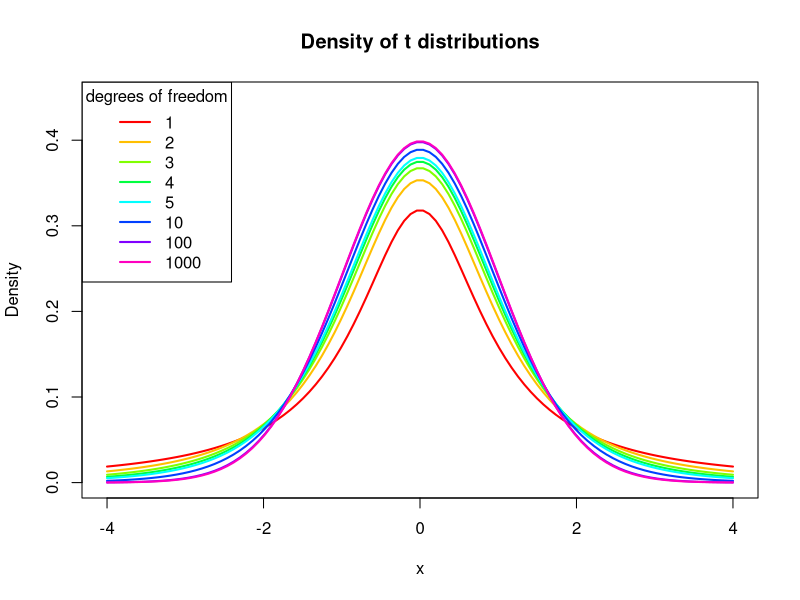
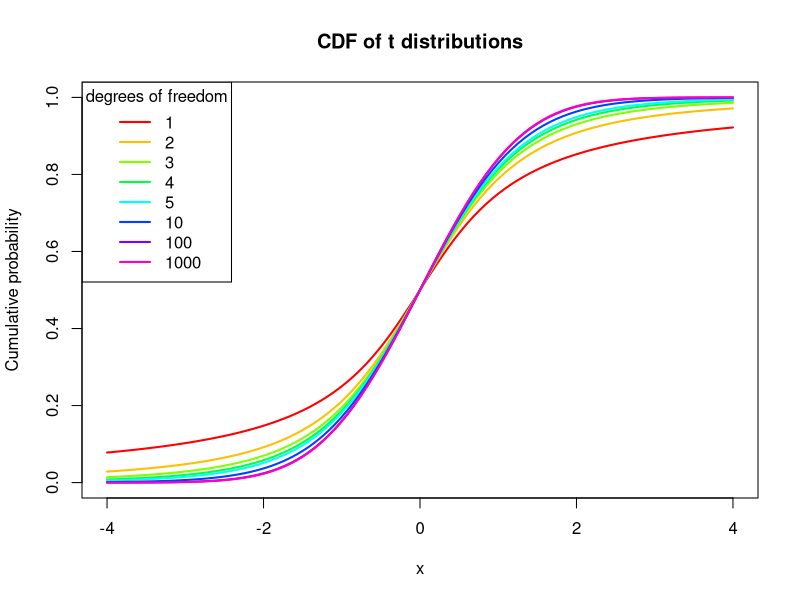
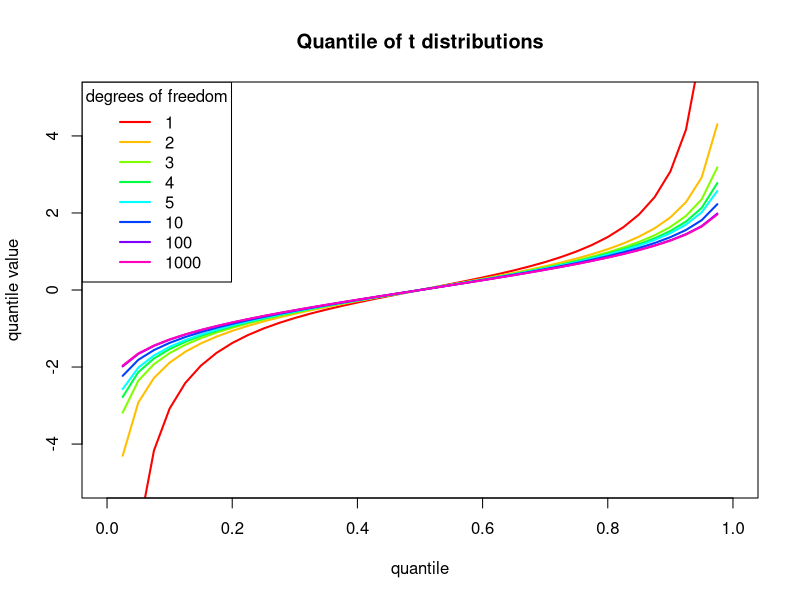
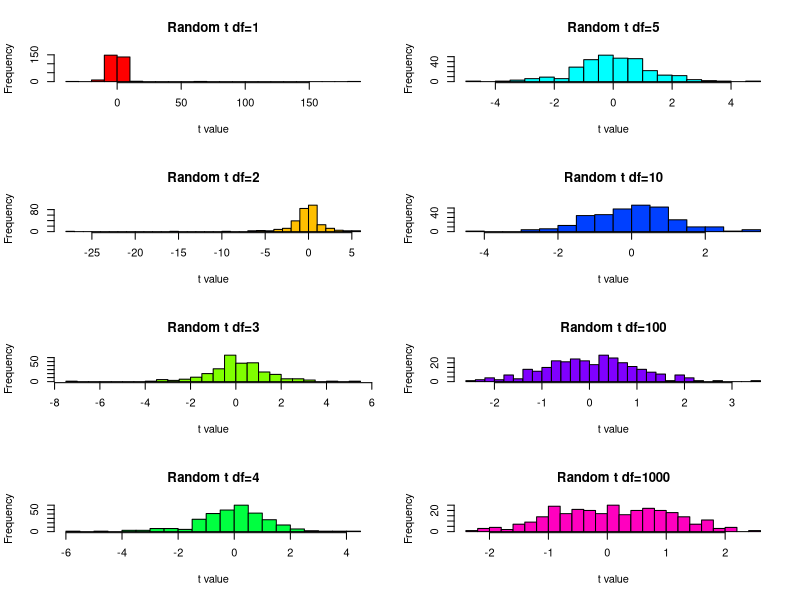
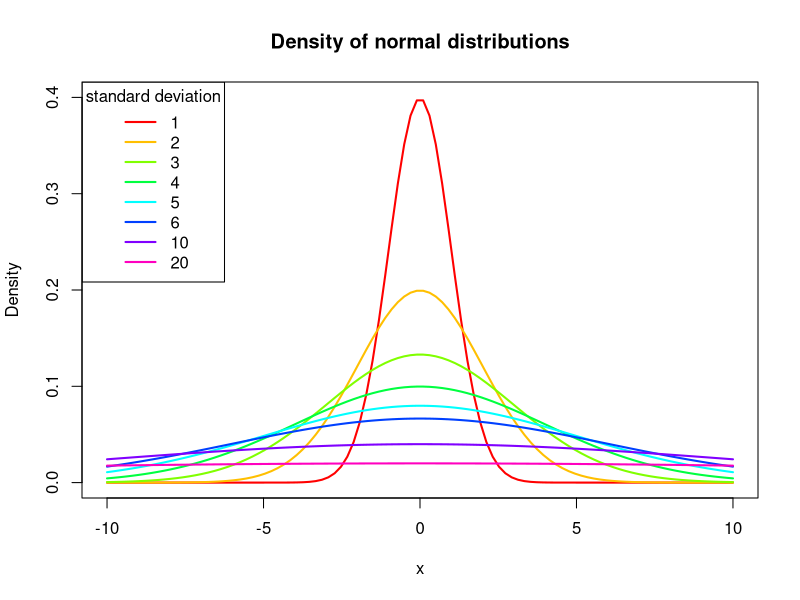
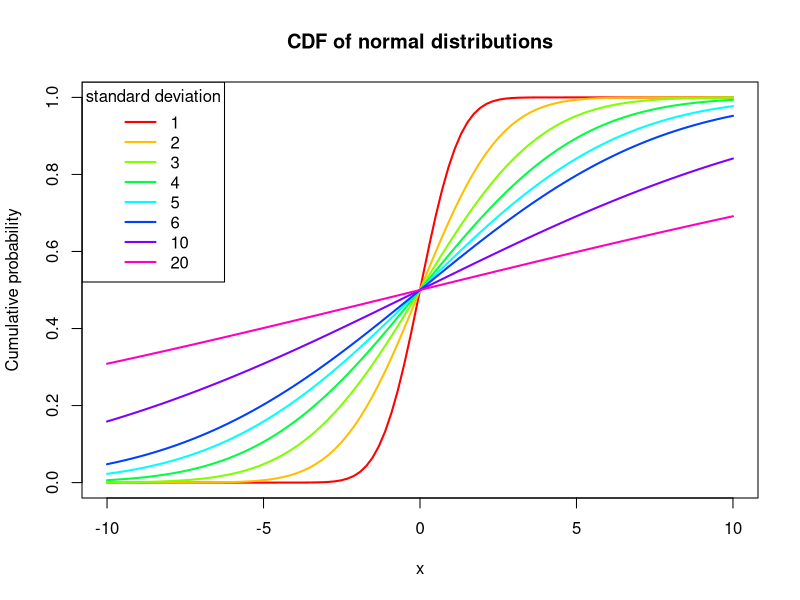
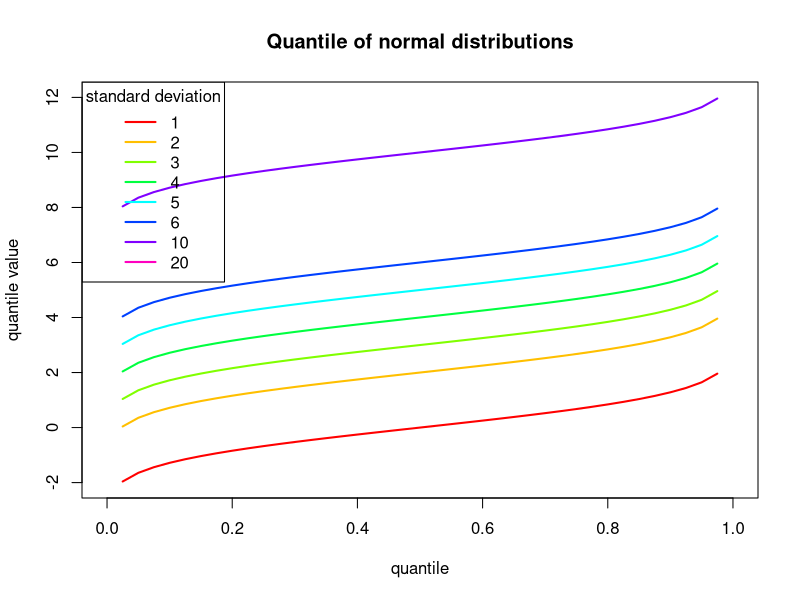
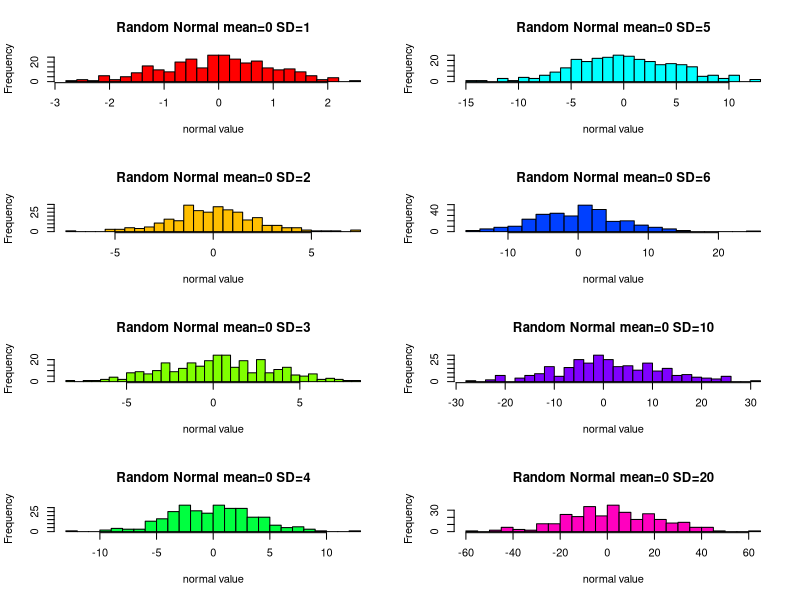

Source code (R) for these figures, in order:
## ---- chunk 1
knitr::opts_chunk$set(echo = TRUE)
## ---- chunk 2
library(ggplot2)
## ---- chunk 3
x_vals <- seq(-4, 4, length=100)  # x points at which to include prob density values
degrees_of_freedom <- c(seq(5), 10 ** seq(3))
t_colors <- rainbow(n=length(degrees_of_freedom))
## ---- chunk 4
plot(x_vals, dt(x_vals, degrees_of_freedom[1]), type='l', lwd=2, col=t_colors[1],
	 xlab='x', ylab='Density', main='Density of t distributions', ylim=c(0, 0.45))

for (i in 2:length(degrees_of_freedom))
{
	lines(x_vals, dt(x_vals, degrees_of_freedom[i]), type='l', lwd=2, col=t_colors[i])
}

legend('topleft', inset=0, title='degrees of freedom', legend=degrees_of_freedom,
	   lwd=2, col=t_colors, bg="transparent")
## ---- chunk 5
plot(x_vals, pt(x_vals, degrees_of_freedom[1]), type='l', lwd=2, col=t_colors[1],
	 xlab='x', ylab='Cumulative probability', main='CDF of t distributions', ylim=c(0, 1.0))

for (i in 2:length(degrees_of_freedom))
{
	lines(x_vals, pt(x_vals, degrees_of_freedom[i]), type='l', lwd=2, col=t_colors[i])
}

legend('topleft', inset=0, title='degrees of freedom', legend=degrees_of_freedom,
	   lwd=2, col=t_colors, bg="transparent")
## ---- chunk 6
q_vals <- seq(0, 1.0, 0.025)

plot(q_vals, qt(q_vals, degrees_of_freedom[1]), type='l', lwd=2, col=t_colors[1],
	 xlab='quantile', ylab='quantile value', main='Quantile of t distributions', ylim=c(-5, 5))

for (i in 2:length(degrees_of_freedom))
{
	lines(q_vals, qt(q_vals, degrees_of_freedom[i]), type='l', lwd=2, col=t_colors[i])
}

legend('topleft', inset=0, title='degrees of freedom', legend=degrees_of_freedom,
	   lwd=2, col=t_colors, bg="transparent")
## ---- chunk 7
trans_t_colors <- rainbow(n=length(degrees_of_freedom), alpha=0.5)
t_hist_vals <- sapply(X=degrees_of_freedom, FUN=rt, n=300)
t_min <- min(t_hist_vals)
t_max <- max(t_hist_vals)

par(mfcol=c(4, 2))
for (i in seq_along(degrees_of_freedom))
{
	hg <- hist(t_hist_vals[, i], breaks=25, col=t_colors[i],
			   xlab='t value',
			   main=paste0('Random t df=', degrees_of_freedom[i])
			   )
}
## ---- chunk 8
x_vals <- seq(-10, 10, length=100)  # x points at which to include prob density values
sd_vals <- c(seq(6), 10, 20)
norm_colors <- rainbow(n=length(sd_vals))
## ---- chunk 9
dev.off()
plot(x_vals, dnorm(x_vals, mean=0, sd=sd_vals[1]), type='l', lwd=2, col=norm_colors[1],
	 xlab='x', ylab='Density', main='Density of normal distributions', ylim=c(0, 0.4))

for (i in 2:length(sd_vals))
{
	lines(x_vals, dnorm(x_vals, mean=0, sd=sd_vals[i]), type='l', lwd=2, col=norm_colors[i])
}

legend('topleft', inset=0, title='standard deviation', legend=sd_vals,
	   lwd=2, col=norm_colors, bg="transparent")
## ---- chunk 10
plot(x_vals, pnorm(x_vals, mean=0, sd=sd_vals[1]), type='l', lwd=2, col=norm_colors[1],
	 xlab='x', ylab='Cumulative probability', main='CDF of normal distributions', ylim=c(0, 1.0))

for (i in 2:length(sd_vals))
{
	lines(x_vals, pnorm(x_vals, mean=0, sd=sd_vals[i]), type='l', lwd=2, col=norm_colors[i])
}

legend('topleft', inset=0, title='standard deviation', legend=sd_vals,
	   lwd=2, col=norm_colors, bg="transparent")
## ---- chunk 11
q_vals <- seq(0, 1.0, 0.025)

plot(q_vals, qnorm(q_vals, mean=0, sd=sd_vals[1]), type='l', lwd=2, col=norm_colors[1],
	 xlab='quantile', ylab='quantile value', main='Quantile of normal distributions', ylim=c(-2, 12))

for (i in 2:length(sd_vals))
{
	lines(q_vals, qnorm(q_vals, sd_vals[i]), type='l', lwd=2, col=norm_colors[i])
}

legend('topleft', inset=0, title='standard deviation', legend=sd_vals,
	   lwd=2, col=norm_colors, bg="transparent")
## ---- chunk 12
norm_hist_vals <- sapply(X=sd_vals, FUN=rnorm, n=300, mean=0)

par(mfcol=c(4, 2))
for (i in seq_along(sd_vals))
{
	hg <- hist(norm_hist_vals[, i], breaks=25, col=norm_colors[i],
			   xlab='normal value',
			   main=paste0('Random Normal mean=0 SD=', sd_vals[i])
			   )
}
## ---- chunk 13
x_vals <- seq(0, 50)  # x points at which to include prob density values
heads_probs <- seq(0.25, 0.5, length=2)
n_trials <- c(1, 10, 30, 50)
n_params <- length(heads_probs) * length(n_trials)
binom_colors <- rainbow(n=n_params)
## ---- chunk 14
dev.off()

# par(mfcol=c(length(n_trials), length(heads_probs)))
plot_n <- 1
binom_labels <- c()
for (i in seq_along(heads_probs))
{
	for (j in seq_along(n_trials))
	{
		if ((i == 1) & (j == 1))
		{
			plot(x_vals, dbinom(x_vals, size=n_trials[j], prob=heads_probs[i]), type='l', lwd=2, col=binom_colors[plot_n],
				 xlab='Number of successes', ylab='Density', main='Binomial distributions')
		} else {
			lines(x_vals, dbinom(x_vals, size=n_trials[j], prob=heads_probs[i]), type='l', lwd=2, col=binom_colors[plot_n])
		}
		plot_n <- plot_n + 1
		binom_labels <- c(binom_labels, paste0('prob=', heads_probs[i], ' n_trials=', n_trials[j]))
	}
}
legend('topright', inset=0, title='Parameters', legend=binom_labels,
	   lwd=2, col=binom_colors, bg="transparent")
## ---- chunk 15
plot_n <- 1
binom_labels <- c()
for (i in seq_along(heads_probs))
{
	for (j in seq_along(n_trials))
	{
		if ((i == 1) & (j == 1))
		{
			plot(x_vals, pbinom(x_vals, size=n_trials[j], prob=heads_probs[i]), type='l', lwd=2, col=binom_colors[plot_n],
				 xlab='Number of successes', ylab='Cumulative probability', main='CDF of Binomial distributions',
				 xlim=c(0, max(n_trials)), ylim=c(0, 1))
		} else {
			lines(x_vals, pbinom(x_vals, size=n_trials[j], prob=heads_probs[i]), type='l', lwd=2, col=binom_colors[plot_n])
		}
		plot_n <- plot_n + 1
		binom_labels <- c(binom_labels, paste0('prob=', heads_probs[i], ' n_trials=', n_trials[j]))
	}
}
legend('topright', inset=0, title='Parameters', legend=binom_labels,
	   lwd=2, col=binom_colors, bg="transparent")
## ---- chunk 16
plot_n <- 1
binom_labels <- c()
for (i in seq_along(heads_probs))
{
	for (j in seq_along(n_trials))
	{
		q_vals <- seq(0, n_trials[j], length=11)
		q_plot_vals <- q_vals / n_trials[j]
		if ((i == 1) & (j == 1))
		{
			plot(q_plot_vals, qbinom(q_vals, size=n_trials[j], prob=heads_probs[i]), type='l', lwd=2, col=binom_colors[plot_n],
				 xlab='Quantile', ylab='Percentage of successes', main='Quantiles of Binomial distributions')
		} else {
			lines(q_plot_vals, pbinom(q_vals, size=n_trials[j], prob=heads_probs[i]), type='l', lwd=2, col=binom_colors[plot_n])
		}
		plot_n <- plot_n + 1
		binom_labels <- c(binom_labels, paste0('prob=', heads_probs[i], ' n_trials=', n_trials[j]))
	}
}
legend('topright', inset=0, title='Parameters', legend=binom_labels,
	   lwd=2, col=binom_colors, bg="transparent")
## ---- chunk 17
par(mfcol=c(length(n_trials), length(heads_probs)))
plot_n <- 1
for (i in seq_along(heads_probs))
{
	binom_hist_vals <- sapply(X=n_trials, FUN=rbinom, n=300, prob=heads_probs[i])
	for (j in seq_along(n_trials))
	{
		hg <- hist(binom_hist_vals[, j], breaks=25, col=binom_colors[plot_n],
				   xlab='normal value',
				   main=paste('Random binomial', paste0('prob=', heads_probs[i], ' n_trials=', n_trials[j]))
				   )
		plot_n <- plot_n + 1
	}
}
## ---- chunk 18
x_vals <- seq(-4, 4, length=100)  # x points at which to include prob density values
degrees_of_freedom <- c(seq(5), 10 ** seq(3))
t_colors <- rainbow(n=length(degrees_of_freedom))
## ---- chunk 19
plot(x_vals, dt(x_vals, degrees_of_freedom[1]), type='l', lwd=2, col=t_colors[1],
	 xlab='x', ylab='Density', main='Density of t distributions', ylim=c(0, 0.45))

for (i in 2:length(degrees_of_freedom))
{
	lines(x_vals, dt(x_vals, degrees_of_freedom[i]), type='l', lwd=2, col=t_colors[i])
}

legend('topleft', inset=0, title='degrees of freedom', legend=degrees_of_freedom,
	   lwd=2, col=t_colors, bg="transparent")
## ---- chunk 20
plot(x_vals, pt(x_vals, degrees_of_freedom[1]), type='l', lwd=2, col=t_colors[1],
	 xlab='x', ylab='Cumulative probability', main='CDF of t distributions', ylim=c(0, 1.0))

for (i in 2:length(degrees_of_freedom))
{
	lines(x_vals, pt(x_vals, degrees_of_freedom[i]), type='l', lwd=2, col=t_colors[i])
}

legend('topleft', inset=0, title='degrees of freedom', legend=degrees_of_freedom,
	   lwd=2, col=t_colors, bg="transparent")
## ---- chunk 21
q_vals <- seq(0, 1.0, 0.025)

plot(q_vals, qt(q_vals, degrees_of_freedom[1]), type='l', lwd=2, col=t_colors[1],
	 xlab='quantile', ylab='quantile value', main='Quantile of t distributions', ylim=c(-5, 5))

for (i in 2:length(degrees_of_freedom))
{
	lines(q_vals, qt(q_vals, degrees_of_freedom[i]), type='l', lwd=2, col=t_colors[i])
}

legend('topleft', inset=0, title='degrees of freedom', legend=degrees_of_freedom,
	   lwd=2, col=t_colors, bg="transparent")
## ---- chunk 22
trans_t_colors <- rainbow(n=length(degrees_of_freedom), alpha=0.5)
t_hist_vals <- sapply(X=degrees_of_freedom, FUN=rt, n=300)
t_min <- min(t_hist_vals)
t_max <- max(t_hist_vals)

par(mfcol=c(4, 2))
for (i in seq_along(degrees_of_freedom))
{
	hg <- hist(t_hist_vals[, i], breaks=25, col=t_colors[i],
			   xlab='t value',
			   main=paste0('Random t df=', degrees_of_freedom[i])
			   )
}
